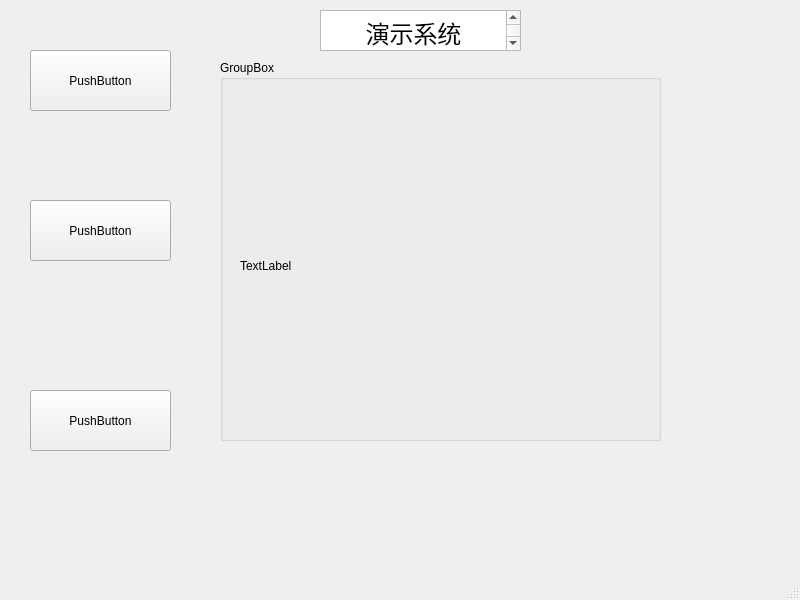
<?xml version="1.0" encoding="UTF-8"?>
<ui version="4.0">
 <class>MainWindow</class>
 <widget class="QMainWindow" name="MainWindow">
  <property name="geometry">
   <rect>
    <x>0</x>
    <y>0</y>
    <width>800</width>
    <height>600</height>
   </rect>
  </property>
  <property name="windowTitle">
   <string>MainWindow</string>
  </property>
  <widget class="QWidget" name="centralwidget">
   <widget class="QPushButton" name="pushButton">
    <property name="geometry">
     <rect>
      <x>30</x>
      <y>50</y>
      <width>141</width>
      <height>61</height>
     </rect>
    </property>
    <property name="text">
     <string>PushButton</string>
    </property>
   </widget>
   <widget class="QPushButton" name="pushButton_2">
    <property name="geometry">
     <rect>
      <x>30</x>
      <y>200</y>
      <width>141</width>
      <height>61</height>
     </rect>
    </property>
    <property name="text">
     <string>PushButton</string>
    </property>
   </widget>
   <widget class="QPushButton" name="pushButton_3">
    <property name="geometry">
     <rect>
      <x>30</x>
      <y>390</y>
      <width>141</width>
      <height>61</height>
     </rect>
    </property>
    <property name="text">
     <string>PushButton</string>
    </property>
   </widget>
   <widget class="QGroupBox" name="groupBox">
    <property name="geometry">
     <rect>
      <x>220</x>
      <y>60</y>
      <width>441</width>
      <height>381</height>
     </rect>
    </property>
    <property name="title">
     <string>GroupBox</string>
    </property>
    <widget class="QLabel" name="label">
     <property name="geometry">
      <rect>
       <x>20</x>
       <y>50</y>
       <width>401</width>
       <height>311</height>
      </rect>
     </property>
     <property name="text">
      <string>TextLabel</string>
     </property>
    </widget>
   </widget>
   <widget class="QTextEdit" name="textEdit">
    <property name="geometry">
     <rect>
      <x>320</x>
      <y>10</y>
      <width>201</width>
      <height>41</height>
     </rect>
    </property>
    <property name="html">
     <string>&lt;!DOCTYPE HTML PUBLIC &quot;-//W3C//DTD HTML 4.0//EN&quot; &quot;http://www.w3.org/TR/REC-html40/strict.dtd&quot;&gt;
&lt;html&gt;&lt;head&gt;&lt;meta name=&quot;qrichtext&quot; content=&quot;1&quot; /&gt;&lt;style type=&quot;text/css&quot;&gt;
p, li { white-space: pre-wrap; }
&lt;/style&gt;&lt;/head&gt;&lt;body style=&quot; font-family:'SimSun'; font-size:9pt; font-weight:400; font-style:normal;&quot;&gt;
&lt;p align=&quot;center&quot; style=&quot; margin-top:0px; margin-bottom:0px; margin-left:0px; margin-right:0px; -qt-block-indent:0; text-indent:0px;&quot;&gt;&lt;span style=&quot; font-size:18pt;&quot;&gt;演示系统&lt;/span&gt;&lt;/p&gt;&lt;/body&gt;&lt;/html&gt;</string>
    </property>
   </widget>
  </widget>
  <widget class="QMenuBar" name="menubar">
   <property name="geometry">
    <rect>
     <x>0</x>
     <y>0</y>
     <width>800</width>
     <height>23</height>
    </rect>
   </property>
  </widget>
  <widget class="QStatusBar" name="statusbar"/>
 </widget>
 <resources/>
 <connections/>
</ui>
